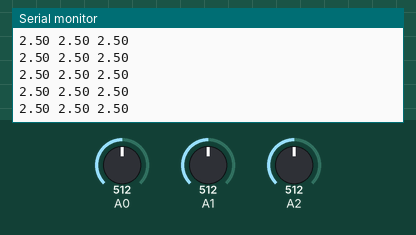
Bench run of a sketch on a simulated Arduino Uno, built with avr-gcc and run on an emulated ATmega328P. On the bench: the last lines printed to the serial monitor. The test bench sets the inputs (shaded band); at power-on: A0 = 512, A1 = 512, A2 = 512.

Above: at 1.2 s.
1.3 s: A0 set to 716
At 2.2 s:
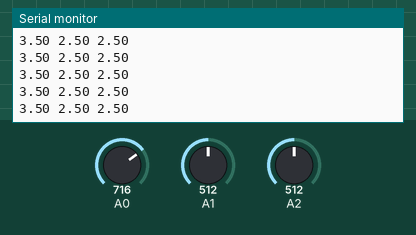
4.3 s: A1 set to 716
At 5.1 s:
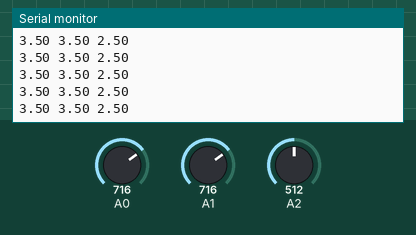
5.8 s: A2 set to 716
At 6.5 s:
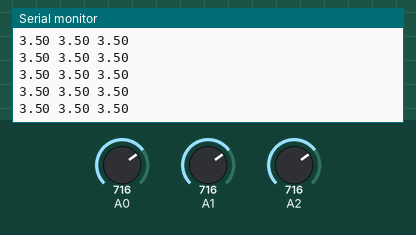
7.3 s: A0 set to 900
At 8.0 s:
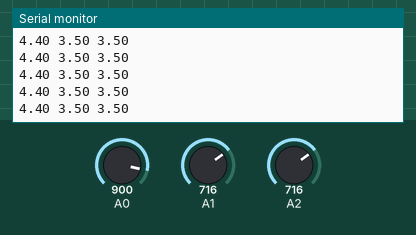
8.8 s: A1 set to 900
At 9.8 s:
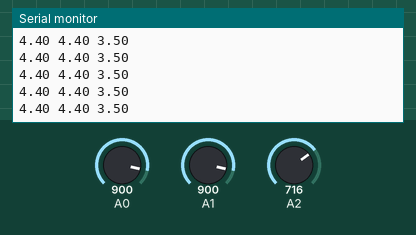
11.8 s: A2 set to 900
At 12.4 s:
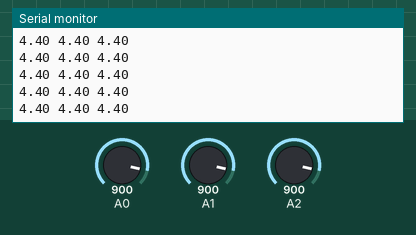
Timing chart, 0 to 14.3 s (numbered marks = the images above; inputs shaded):
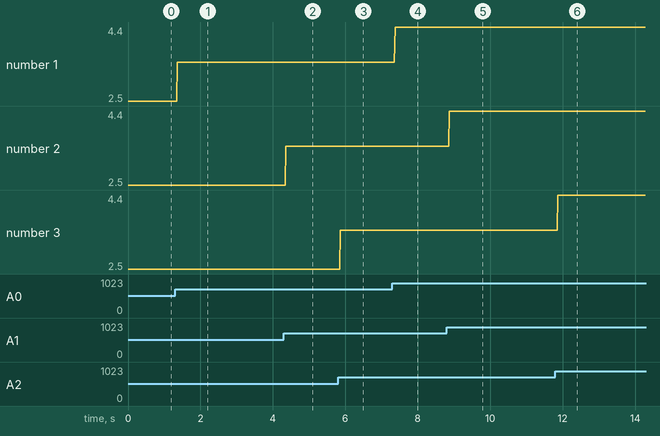

The sketch:

potensio2.ino
```cpp
void setup() {
  // initialize serial communication at 9600 bits per second:
  Serial.begin(9600);
}

// the loop routine runs over and over again forever:
void loop() {
  // read the input on analog pin 0:
  int sensorValue1 = analogRead(A0);
  int sensorValue2 = analogRead(A1);
  int sensorValue3 = analogRead(A2);
  // Convert the analog reading (which goes from 0 - 1023) to a voltage (0 - 5V):
  float voltage1 = sensorValue1 * (5.0 / 1023.0);
  float voltage2 = sensorValue2 * (5.0 / 1023.0);
  float voltage3 = sensorValue3 * (5.0 / 1023.0);
  // print out the value you read:
  Serial.print(voltage1);
  Serial.print(" ");
  Serial.print(voltage2);
  Serial.print(" ");
  Serial.println(voltage3);
  delay (10);
}
```

Measured:
- after the input at 1.3 s, the serial monitor: prints a new line after 0.07 s (image 1)
- after the input at 4.3 s, the serial monitor: prints a new line after 0.06 s (image 2)
- after the input at 5.8 s, the serial monitor: prints a new line after 0.06 s (image 3)
- after the input at 7.3 s, the serial monitor: prints a new line after 0.07 s (image 4)
- after the input at 8.8 s, the serial monitor: prints a new line after 0.07 s (image 5)
- after the input at 11.8 s, the serial monitor: prints a new line after 0.07 s (image 6)
- plotted number 1: 2.5 → 3.5 after the input at 1.3 s, 3.5 → 4.4 after the input at 7.3 s
